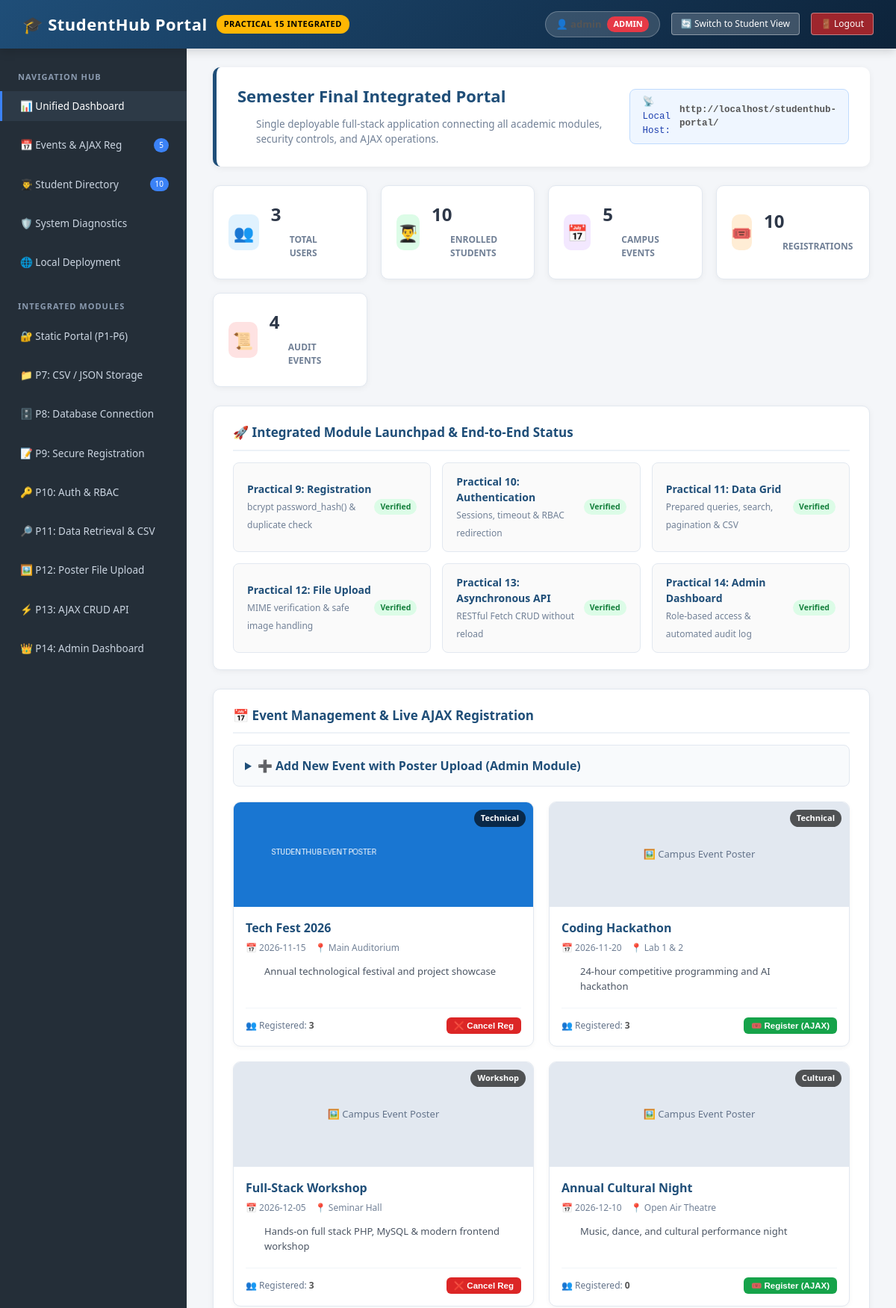
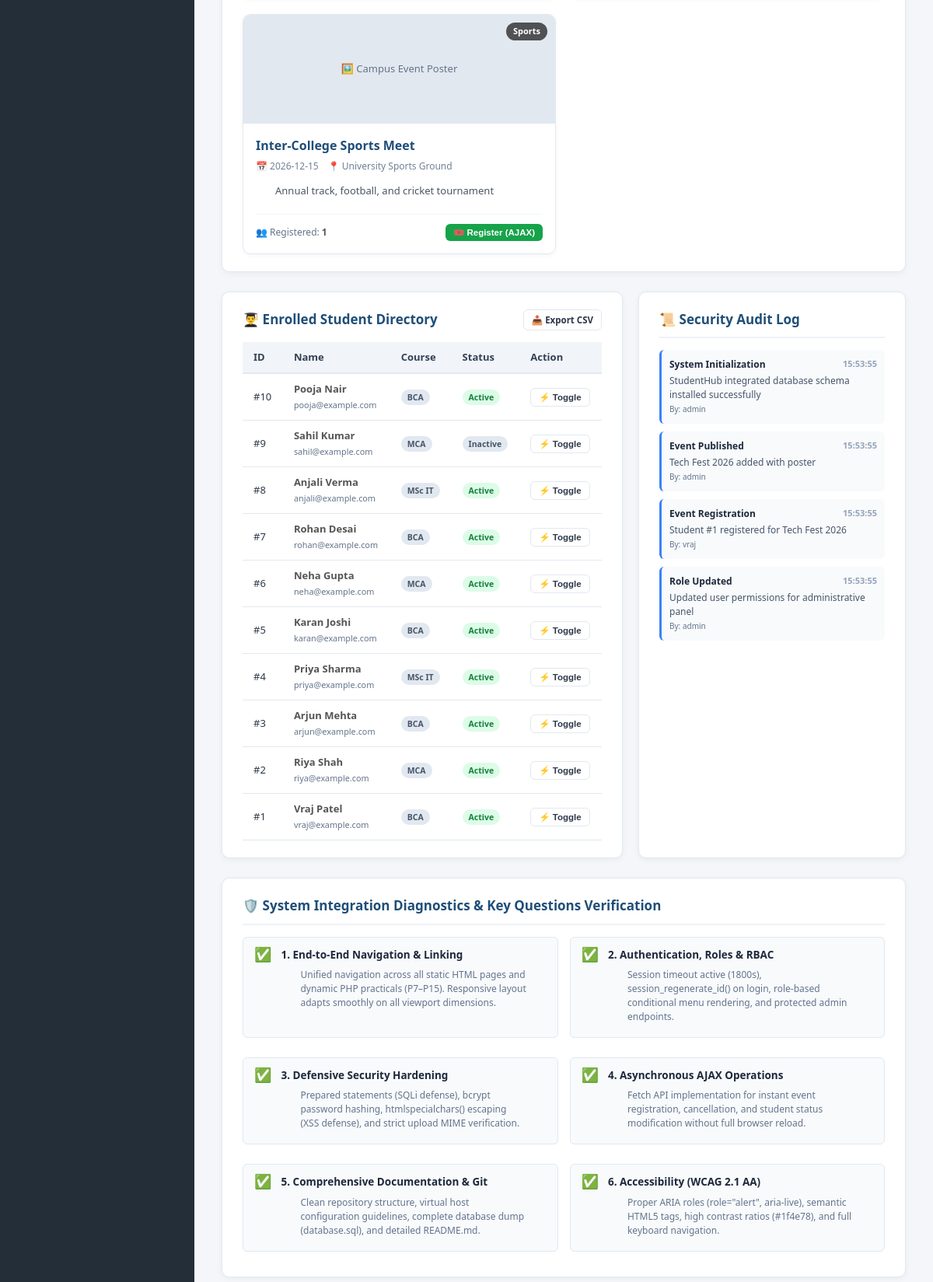
The app's page /practical15/index.php (upper part) with its own data (2 pictures, top to bottom).
### tables this page shows
CREATE TABLE events (
    event_id INT PRIMARY KEY AUTO_INCREMENT,
    event_name VARCHAR(100) NOT NULL,
    event_date DATE NOT NULL,
    location VARCHAR(100),
    description TEXT,
    category VARCHAR(50) DEFAULT 'General',
    status ENUM('open','closed') DEFAULT 'open',
    poster VARCHAR(255) DEFAULT NULL,
    created_at TIMESTAMP DEFAULT CURRENT_TIMESTAMP
);

CREATE TABLE students (
    student_id INT PRIMARY KEY AUTO_INCREMENT,
    name VARCHAR(100) NOT NULL,
    email VARCHAR(100) UNIQUE NOT NULL,
    course VARCHAR(50),
    phone VARCHAR(15),
    status ENUM('active','inactive') DEFAULT 'active',
    created_at TIMESTAMP DEFAULT CURRENT_TIMESTAMP
);

CREATE TABLE audit_logs (
    log_id INT PRIMARY KEY AUTO_INCREMENT,
    user_id INT,
    action VARCHAR(255) NOT NULL,
    details TEXT,
    created_at TIMESTAMP DEFAULT CURRENT_TIMESTAMP,
    FOREIGN KEY (user_id) REFERENCES users(id) ON DELETE SET NULL
);

### practical15/index.php (the view, shortened to what the rows shown need)
<?php
require_once '../practical9/db.php';
$events_sql = "SELECT e.*,
    (SELECT COUNT(*) FROM registrations r WHERE r.event_id = e.event_id) as total_reg,
    (SELECT COUNT(*) FROM registrations r2 WHERE r2.event_id = e.event_id AND r2.student_id = 1) as is_registered
    FROM events e ORDER BY e.event_date ASC";
$events_res = $conn->query($events_sql);
$students_res = $conn->query("SELECT * FROM students ORDER BY student_id DESC LIMIT 10");
$audit_res = $conn->query("SELECT al.*, COALESCE(u.username, 'System') as actor
                           FROM audit_logs al
                           LEFT JOIN users u ON al.user_id = u.id
                           ORDER BY al.created_at DESC LIMIT 6");
?>
<!DOCTYPE html>
<html lang="en">
<head>
    <link rel="stylesheet" href="../css/script.css">
</head>
<body>
    <header class="master-header">
        <h1>
            <span>🎓 StudentHub Portal</span>
            <span class="badge">Practical 15 Integrated</span>
        </h1>
    </header>
    <div class="portal-container">
        <main class="portal-main">
            <div class="hero-banner" id="overview">
                <div>
                    <h2>Semester Final Integrated Portal</h2>
                </div>
            </div>
            <div class="content-card" id="events">
                <div class="event-grid">
                    <?php while ($evt = $events_res->fetch_assoc()): ?>
                    <div class="event-card" id="event-card-<?= $evt['event_id'] ?>">
                        <div class="event-poster">
                            <?php if (!empty($evt['poster']) && file_exists('../practical12/uploads/' . $evt['poster'])): ?>
                                <img src="../practical12/uploads/<?= htmlspecialchars($evt['poster']) ?>" alt="Poster">
                            <?php else: ?>
                                <div class="event-poster-placeholder">🖼️ Campus Event Poster</div>
                            <?php endif; ?>
                            <span class="event-category-tag"><?= htmlspecialchars($evt['category']) ?></span>
                        </div>
                        <div class="event-body">
                            <h4><?= htmlspecialchars($evt['event_name']) ?></h4>
                            <div class="event-meta">
                                <span>📅 <?= htmlspecialchars($evt['event_date']) ?></span>
                                <span>📍 <?= htmlspecialchars($evt['location'] ?: 'Campus') ?></span>
                            </div>
                            <p class="event-desc"><?= htmlspecialchars($evt['description'] ?: 'Annual university event for student growth.') ?></p>
                            <div class="event-footer">
                                <span style="font-size: 12px; color: #64748b;">
                                    👥 Registered: <strong id="reg-count-<?= $evt['event_id'] ?>"><?= $evt['total_reg'] ?></strong>
                                </span>
                                <button type="button"
                                    class="btn btn-sm <?= ($evt['is_registered'] > 0) ? 'btn-danger' : 'btn-success' ?>"
                                    id="btn-reg-<?= $evt['event_id'] ?>"
                                    onclick="toggleEventRegistration(<?= $evt['event_id'] ?>)">
                                    <?= ($evt['is_registered'] > 0) ? '❌ Cancel Reg' : '🎟️ Register (AJAX)' ?>
                                </button>
                            </div>
                        </div>
                    </div>
                    <?php endwhile; ?>
                </div>
            </div>
            <div style="display: grid; grid-template-columns: 3fr 2fr; gap: 20px;" id="students">
                <div class="content-card">
                    <table class="portal-table">
                        <thead>
                            <tr>
                                <th>ID</th>
                                <th>Name</th>
                                <th>Course</th>
                                <th>Status</th>
                                <th>Action</th>
                            </tr>
                        </thead>
                        <tbody>
                            <?php while ($st = $students_res->fetch_assoc()): ?>
                            <tr>
                                <td>#<?= $st['student_id'] ?></td>
                                <td>
                                    <strong><?= htmlspecialchars($st['name']) ?></strong><br>
                                    <small style="color: #64748b;"><?= htmlspecialchars($st['email']) ?></small>
                                </td>
                                <td><span class="status-badge"><?= htmlspecialchars($st['course']) ?></span></td>
                                <td>
                                    <span class="status-badge <?= ($st['status'] === 'active') ? 'pass' : '' ?>" id="st-badge-<?= $st['student_id'] ?>">
                                        <?= ucfirst($st['status']) ?>
                                    </span>
                                </td>
                                <td>
                                    <button class="btn btn-sm btn-outline" onclick="toggleStudentStatus(<?= $st['student_id'] ?>)">
                                        ⚡ Toggle
                                    </button>
                                </td>
                            </tr>
                            <?php endwhile; ?>
                        </tbody>
                    </table>
                </div>
                <div class="content-card">
                    <div style="display: flex; flex-direction: column; gap: 10px;">
                        <?php while ($log = $audit_res->fetch_assoc()): ?>
                        <div style="padding: 10px; background: #f8fafc; border-radius: 6px; border-left: 3px solid #3b82f6; font-size: 12px;">
                            <div style="display: flex; justify-content: space-between; font-weight: 600; color: #1e293b;">
                                <span><?= htmlspecialchars($log['action']) ?></span>
                                <span style="color: #94a3b8; font-size: 11px;"><?= date('H:i:s', strtotime($log['created_at'])) ?></span>
                            </div>
                            <div style="color: #475569; margin-top: 3px;"><?= htmlspecialchars($log['details']) ?></div>
                            <small style="color: #64748b;">By: <?= htmlspecialchars($log['actor']) ?></small>
                        </div>
                        <?php endwhile; ?>
                    </div>
                </div>
            </div>
        </main>
    </div>
</body>
</html>

### records on screen
events: poster (picture), category "Technical", event_name "Tech Fest 2026", event_date "2026-11-15", location "Main Auditorium", description "Annual technological festival and project showcase", total_reg "3", shows "❌ Cancel Reg"
events: shows "🖼️ Campus Event Poster", category "Technical", event_name "Coding Hackathon", event_date "2026-11-20", location "Lab 1 & 2", description "24-hour competitive programming and AI hackathon", total_reg "3", shows "🎟️ Register (AJAX)"
events: shows "🖼️ Campus Event Poster", category "Workshop", event_name "Full-Stack Workshop", event_date "2026-12-05", location "Seminar Hall", description "Hands-on full stack PHP, MySQL & modern frontend workshop", total_reg "3", shows "❌ Cancel Reg"
events: shows "🖼️ Campus Event Poster", category "Cultural", event_name "Annual Cultural Night", event_date "2026-12-10", location "Open Air Theatre", description "Music, dance, and cultural performance night", total_reg "0", shows "🎟️ Register (AJAX)"
events: shows "🖼️ Campus Event Poster", category "Sports", event_name "Inter-College Sports Meet", event_date "2026-12-15", location "University Sports Ground", description "Annual track, football, and cricket tournament", total_reg "1", shows "🎟️ Register (AJAX)"
students: student_id "10", name "Pooja Nair", email "pooja@example.com", course "BCA", status "Active"
students: student_id "9", name "Sahil Kumar", email "sahil@example.com", course "MCA", status "Inactive"
students: student_id "8", name "Anjali Verma", email "anjali@example.com", course "MSc IT", status "Active"
students: student_id "7", name "Rohan Desai", email "rohan@example.com", course "BCA", status "Active"
students: student_id "6", name "Neha Gupta", email "neha@example.com", course "MCA", status "Active"
students: student_id "5", name "Karan Joshi", email "karan@example.com", course "BCA", status "Active"
students: student_id "4", name "Priya Sharma", email "priya@example.com", course "MSc IT", status "Active"
students: student_id "3", name "Arjun Mehta", email "arjun@example.com", course "BCA", status "Active"
students: student_id "2", name "Riya Shah", email "riya@example.com", course "MCA", status "Active"
students: student_id "1", name "Vraj Patel", email "vraj@example.com", course "BCA", status "Active"
audit_logs: action "System Initialization", created_at "15:53:55", details "StudentHub integrated database schema installed successfully", actor "admin"
audit_logs: action "Event Published", created_at "15:53:55", details "Tech Fest 2026 added with poster", actor "admin"
audit_logs: action "Event Registration", created_at "15:53:55", details "Student #1 registered for Tech Fest 2026", actor "vraj"
audit_logs: action "Role Updated", created_at "15:53:55", details "Updated user permissions for administrative panel", actor "admin"

### other values on screen
$role "ADMIN"
$event_count "5"
$student_count "10"
$user_count "3"
$reg_count "10"
$audit_count "4"
